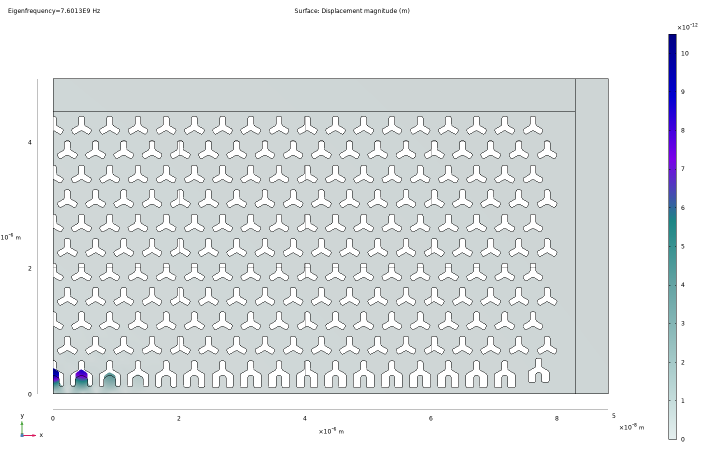
#> input picture figures/BDT_mechanical.png, 1409 x 915 px, found by its file name (shown at 1/2 size)
$ python show_params.py
#> lines starting #> are read from the running program, lines starting #| are printed output that depends on the picture
import numpy as np
import matplotlib.pyplot as plt
import cv2

ax = 56.5
ay = 49

x0, y0 = 106, 252

np.random.seed(8)  # Set seed for reproducibility

# Function to create a vector field with arrow positions and directions
def create_vector_field(shape):
    # Define a random center of arrows within the image bounds
    num_arrows = 11*18  # Specify how many arrows you want to draw

    # Generate X coordinates
    x = []  # Creating an empty list for x-coordinates
    for i in range(11):
        # Concatenate the calculated positions
        x_segment = ax * np.arange(18) + ax / 2 * (i % 2)
        for item in x_segment:
            x.append(item)
    x = x0 + np.array(x)  # Converting list to array and adding x0
    print(x)
    # Generate Y coordinates
    y = []  # Creating an empty list for y-coordinates
    for i in range(11):
        y_segment = [ay * i] * 18  # Repeat the y-coordinate for each segment
        y.extend(y_segment)         # Use extend to add to the list
    y = y0 + np.array(y)          # Convert to numpy array and add y0
    print(y)

    dx = np.random.normal(0, 10, num_arrows)  # Change in x
    for i in range(11):
        dx[i*18] = 0
    dy = np.random.normal(0, 10, num_arrows)  # Change in y
    return x, y, dx, dy

# Load an image
def load_image(image_path):
    # Read the image
#> called with image_path = 'figures\\BDT_mechanical.png'
    img = cv2.imread(image_path)
#> img is the input picture: shape (915, 1409, 3); mean B, G, R 230.2, 229.4, 226.1
    # Convert from BGR to RGB
    img = cv2.cvtColor(img, cv2.COLOR_BGR2RGB)
    return img

# Plot arrows on the image
def plot_arrows_on_image(image, x, y, dx, dy):
    plt.imshow(image)  # Plot the image

    for i in range(len(x)):
        # Calculate starting point and direction
        start = (x[i], y[i])
        end = (x[i] + dx[i], y[i] + dy[i])

        # Draw the arrow
        plt.arrow(start[0], start[1], dx[i], dy[i],
                  head_width=5, head_length=7, fc='r', ec='r')

    plt.axis('off')  # Hide axes
    plt.savefig(r'figures\BDT_mechanical_annotated.png', dpi=300, bbox_inches='tight')
    plt.show()

# Main execution
if __name__ == '__main__':
    image_path = r'figures\BDT_mechanical.png'  # Provide the path to your image here
    image = load_image(image_path)           # Load the image
    x, y, dx, dy = create_vector_field(image.shape[:2])  # Generate arrow positions and directions
#> y = 198 values from 252 to 742
    plot_arrows_on_image(image, x, y, dx, dy)  # Plot image with arrows
#> in plot_arrows_on_image, `plt.savefig(r'figures\BDT_mechanical_annotated.png', dpi=300, bbox_inc..`:
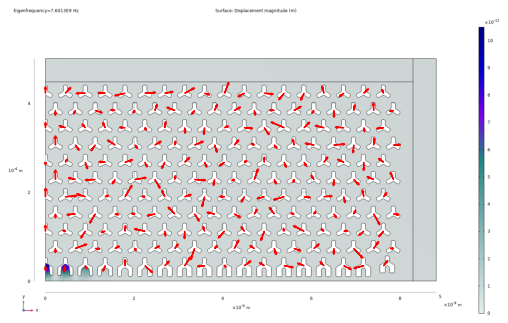
#> figure drawn by matplotlib, 1 panel

$ run again, with figures/model_preformances.png copied over figures/BDT_mechanical.png
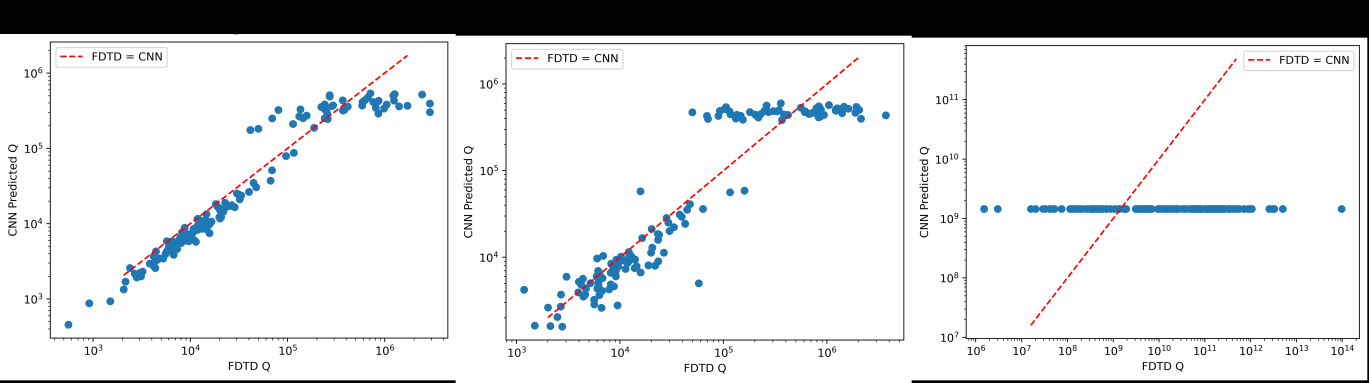
#> input picture figures/model_preformances.png, 4107 x 1147 px, found by its file name (shown at 1/3 size)
#> in load_image, img is the input picture: shape (1147, 4107, 3); mean B, G, R 224.4, 223.2, 222
#> in plot_arrows_on_image, `plt.savefig(r'figures\BDT_mechanical_annotated.png', dpi=300, bbox_inc..`:
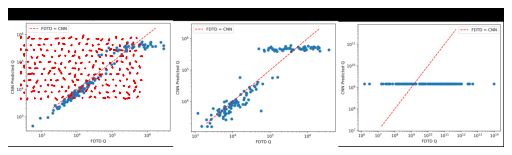
#> figure drawn by matplotlib, 1 panel
